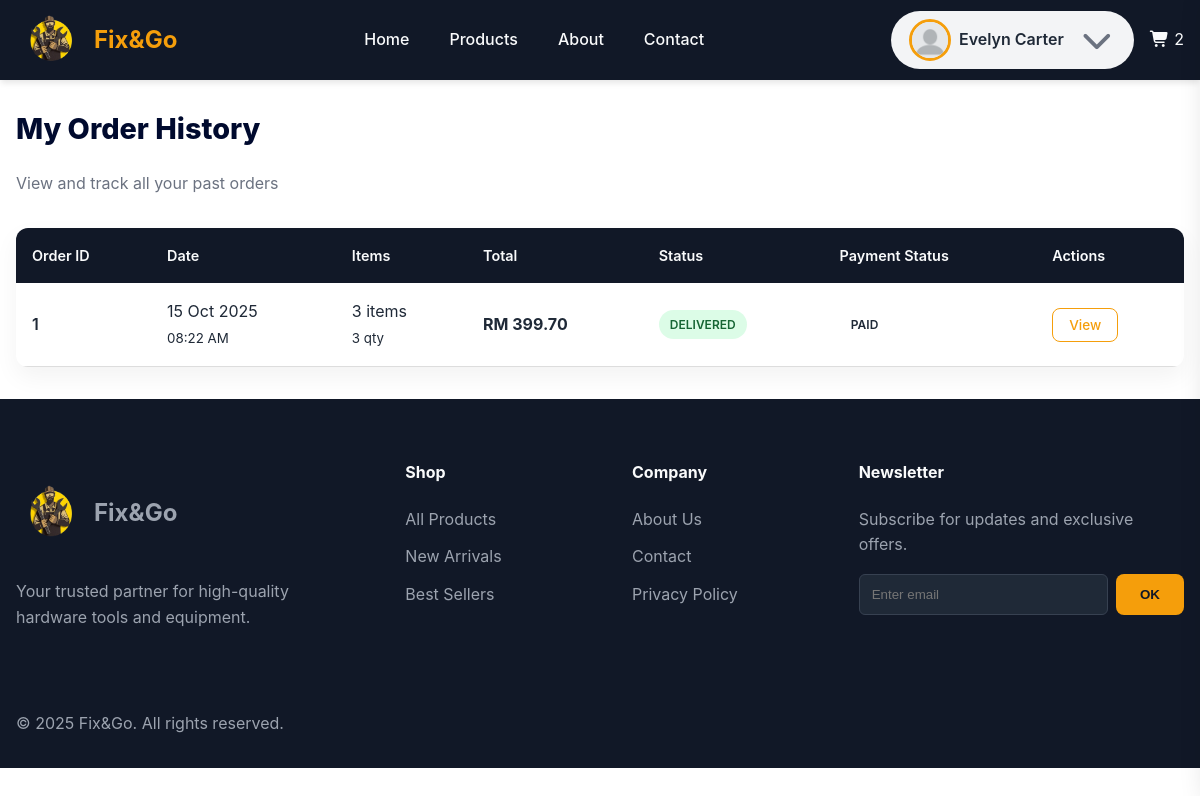
The app's page /pages/order/member-order-history.php (signed in) with its own data.
### tables this page shows
CREATE TABLE `orders` (
  `order_id` int(11) NOT NULL,
  `user_id` varchar(12) NOT NULL,
  `order_at` timestamp NOT NULL DEFAULT current_timestamp(),
  `deliver_at` date DEFAULT NULL,
  `payment_status` enum('Pending','Paid','Failed','Refunded') NOT NULL,
  `status` enum('Pending','Processing','Shipping','Delivered','Cancelled') NOT NULL,
  `total_price` decimal(10,2) NOT NULL,
  `utilize_point` tinyint(1) NOT NULL DEFAULT 0,
  `address_id` int(11) NOT NULL
);

### DAO/order-dao.php (called while the page is built, shortened)
<?php
function getMemberOrderHistory($user_id)
{
    global $_db;
    try {
        $sql = "SELECT
                    o.order_id,
                    DATE_FORMAT(o.order_at, '%d %b %Y') AS order_date,
                    DATE_FORMAT(o.order_at, '%h:%i %p') AS order_time,
                    o.total_price,
                    o.payment_status,
                    o.status,
                    COUNT(DISTINCT oi.product_id) AS total_items,
                    SUM(oi.qty) AS total_quantity
                FROM orders o
                LEFT JOIN orderitem oi ON o.order_id = oi.order_id
                LEFT JOIN payment p ON o.order_id = p.order_id
                LEFT JOIN address a ON o.address_id = a.address_id
                WHERE o.user_id = ?
                GROUP BY o.order_id
                ORDER BY o.order_at ASC";
        $stmt = $_db->prepare($sql);
        $stmt->execute([$user_id]);
        return $stmt->fetchAll(PDO::FETCH_OBJ);
    } catch (PDOException $e) {
        error_log("Get Member Order History Error: " . $e->getMessage());
        return false;
    }
}

### controller/order-controller.php (called while the page is built, shortened)
<?php
require_once  __DIR__ . '/../_base.php';
require __DIR__ . '/../DAO/order-dao.php';
function getOrderHistoryMember($id)
{
    return getMemberOrderHistory($id);
}

### pages/order/member-order-history.php (the view, shortened to what this page needs)
<?php
include  "../../_head.php";
require '../../controller/order-controller.php';
$orders = getOrderHistoryMember("M001");
?>
<link rel="stylesheet" href="../../css/msg.css">
<link rel="stylesheet" href="../../css/member-order-history.css">
<main class="main-container member-orders">
    <div class="page-header">
        <h1 class="page-title">My Order History</h1>
        <p class="page-subtitle">View and track all your past orders</p>
    </div>
    <div class="table-container">
        <table class="orders-table">
            <thead>
                <tr>
                    <th>Order ID</th>
                    <th>Date</th>
                    <th>Items</th>
                    <th>Total</th>
                    <th>Status</th>
                    <th>Payment Status</th>
                    <th>Actions</th>
                </tr>
            </thead>
            <tbody>
                <?php if (!empty($orders) && is_array($orders)): ?>
                    <?php foreach ($orders as $order): ?>
                        <tr class="order-row">
                            <td class="order-id">
                                <?= htmlspecialchars($order->order_id) ?>
                            </td>
                            <td>
                                <?= htmlspecialchars($order->order_date) ?><br>
                                <small><?= htmlspecialchars($order->order_time) ?></small>
                            </td>
                            <td>
                                <?= (int)$order->total_items ?> items<br>
                                <small><?= (int)$order->total_quantity ?> qty</small>
                            </td>
                            <td class="price-total">
                                RM <?= number_format($order->total_price, 2) ?>
                            </td>
                            <td>
                                <span class="status <?= strtolower($order->status) ?>">
                                    <?= htmlspecialchars($order->status) ?>
                                </span>
                            </td>
                            <td>
                                <span class="status <?= strtolower($order->payment_status) ?>">
                                    <?= htmlspecialchars($order->payment_status) ?>
                                </span>
                            </td>
                            <td class="actions">
                                <a href="member-order-detail.php?id=<?= $order->order_id ?>"
                                    class="btn-view">View</a>
                            </td>
                        </tr>
                    <?php endforeach; ?>
                <?php endif; ?>
            </tbody>
        </table>
    </div>
</main>
<?php include '../../_foot.php'; ?>

### css/style.css (style rules this page uses)
:root { --primary-color: #f59e0b; --primary-hover: #d97706; --primary-dark: #000a2e; --bg-dark: #111827; --bg-card: #f3f4f6; --text-light: #f9fafb; --text-color: #1f2937; --text-muted: #6b7280; --border-color: #ddd; --error-color: #e74c3c; --success-color: #2ecc71; --spacing-unit: 1rem; --container-width: 1500px; --header-height: 80px; }
* { box-sizing: border-box; margin: 0; padding: 0; }
body { font-family: "Inter", -apple-system, BlinkMacSystemFont, "Segoe UI", Roboto, Oxygen, Ubuntu, Cantarell, "Open Sans", "Helvetica Neue", sans-serif; line-height: 1.6; color: var(--text-dark); background-color: #ffffff; }
h1, h2, h3, h4 { line-height: 1.2; margin-bottom: 1rem; }
h1 { font-size: 3.5rem; font-weight: 800; }
p { margin-bottom: 1rem; }

### css/member-order-history.css (style rules this page uses)
:root { --primary-color: #f59e0b; --primary-hover: #d97706; --primary-dark: #000a2e; --bg-dark: #111827; --bg-card: #f3f4f6; --text-light: #f9fafb; --text-color: #1f2937; --text-muted: #6b7280; --border-color: #ddd; --error-color: #e74c3c; --success-color: #2ecc71; --spacing-unit: 1rem; --container-width: 1500px; --header-height: 80px; }
.member-orders { max-width: var(--container-width); margin: auto; padding: 2rem 1rem; }
.page-header { margin-bottom: 2rem; }
.page-title { font-size: 2rem; color: var(--primary-dark); }
.page-subtitle { color: var(--text-muted); }
.table-container { background: white; border-radius: 12px; overflow-x: auto; box-shadow: 0 10px 25px rgba(0, 0, 0, 0.05); }
.orders-table { width: 100%; border-collapse: collapse; }
.orders-table thead { background: var(--bg-dark); }
.orders-table th { color: var(--text-light); padding: 1rem; text-align: left; font-weight: 600; font-size: 0.9rem; }
.orders-table td { padding: 1rem; border-bottom: 1px solid var(--border-color); vertical-align: middle; color: var(--text-color); }
.order-id { font-weight: 600; color: var(--primary-dark); }
.price-total { font-weight: 700; color: var(--primary-color); }
.status { display: inline-block; padding: 0.3rem 0.7rem; border-radius: 999px; font-size: 0.75rem; font-weight: 600; text-transform: uppercase; }
.status.delivered { background: #dcfce7; color: #166534; }
.actions { text-align: left; }
.btn-view { padding: 0.45rem 0.9rem; background: var(--primary-color); color: white; border-radius: 8px; font-size: 0.85rem; text-decoration: none; transition: background 0.2s; }
.page-title { font-size: 1.8rem; margin-bottom: 1.5rem; color: var(--primary-dark); }
.order-id { font-weight: 600; }
.btn-view { padding: 0.5rem 1rem; border-radius: 8px; border: none; cursor: pointer; font-weight: 500; }
.btn-view { background: transparent; border: 1px solid var(--primary-color); color: var(--primary-color); }

### records on screen
orders: order_id "1", order_date "15 Oct 2025", order_time "08:22 AM", total_items "3", total_quantity "3", total_price "399.70", status "DELIVERED", payment_status "PAID"

### other values on screen
temp('USER_NAME') "Evelyn Carter"
